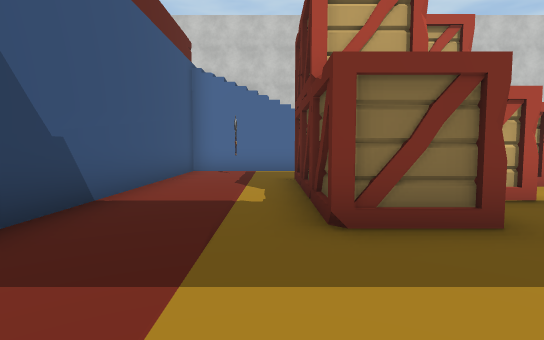
view 1 (above)

24 first-person views from a walk through a 3-D level made in the Unity game engine. The camera is 1.5 m above the floor, tilts 4° down and sees 80° across. The floor is counted in squares, 2 m on a side. Each view is taken from the middle of a square. On the plan, view 1 faces up. The plan holds only what a view shows up to about 11 squares ahead; the rest is blank. The place goes on beyond the plan. Some surface patterns are stand-ins.

view 2
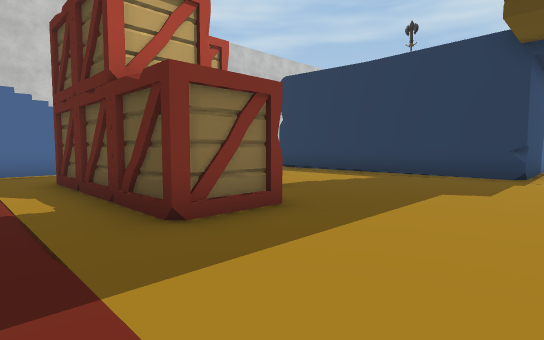

view 3
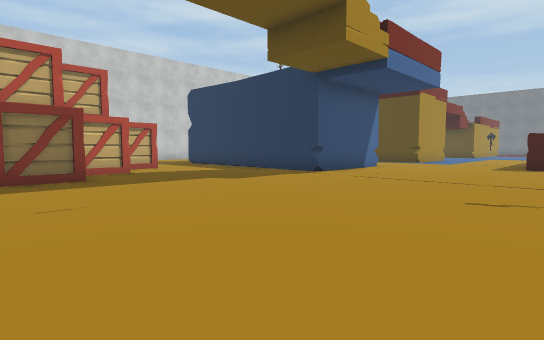

view 4
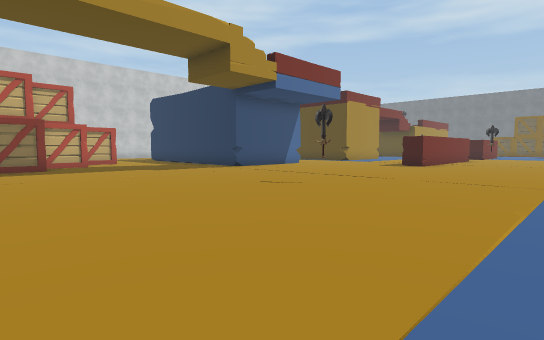

view 5
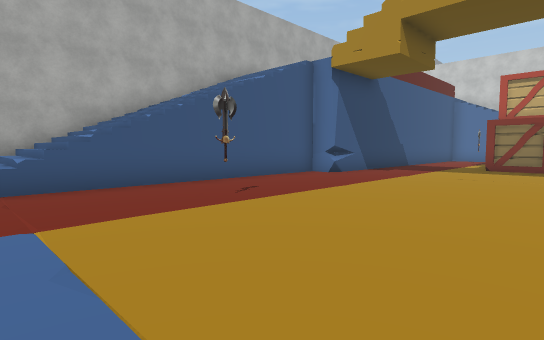

view 6
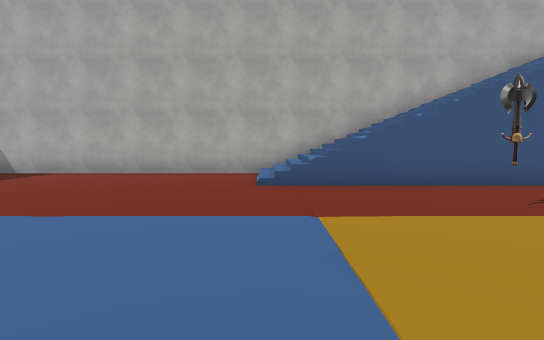

view 7
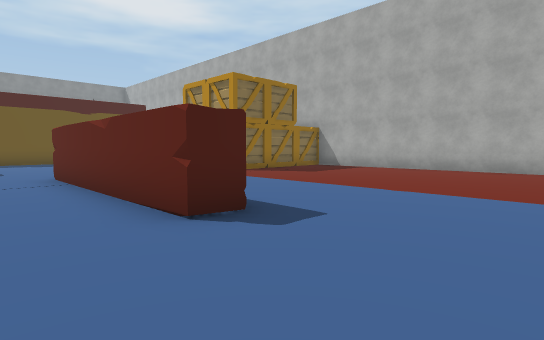

view 8
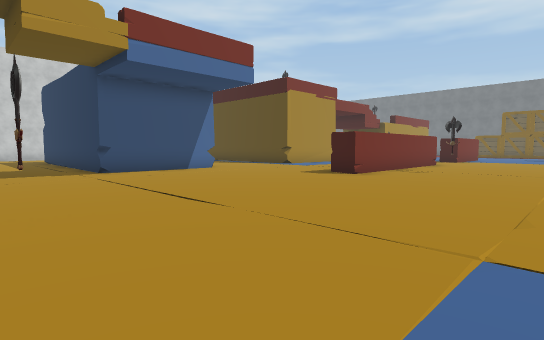

view 9
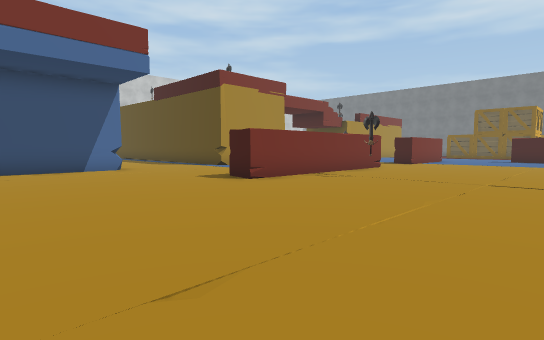

view 10
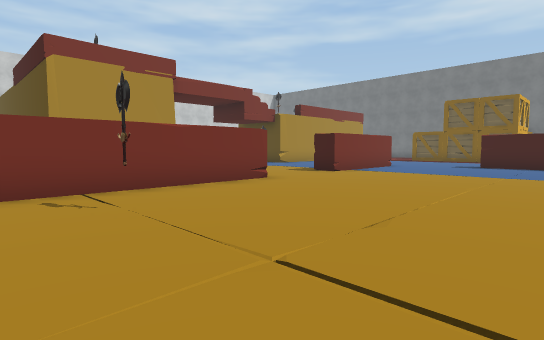

view 11
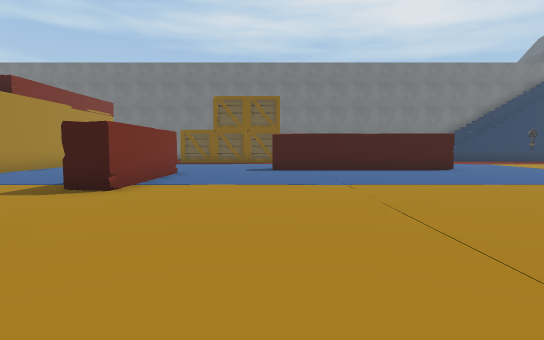

view 12
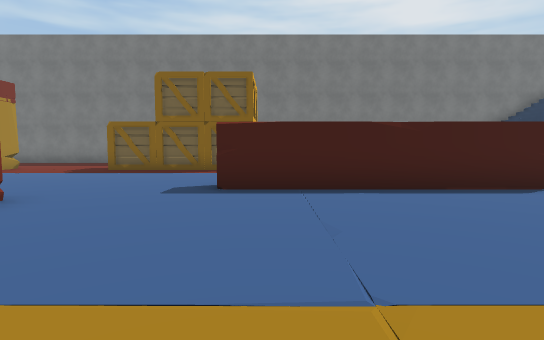

view 13
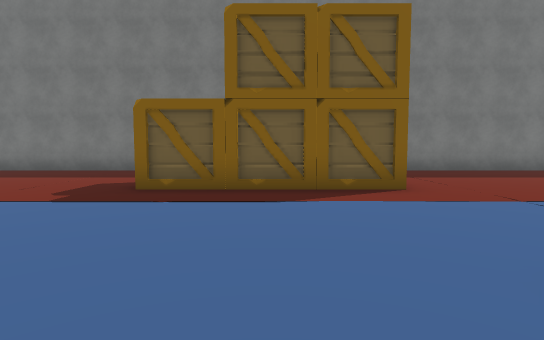

view 14
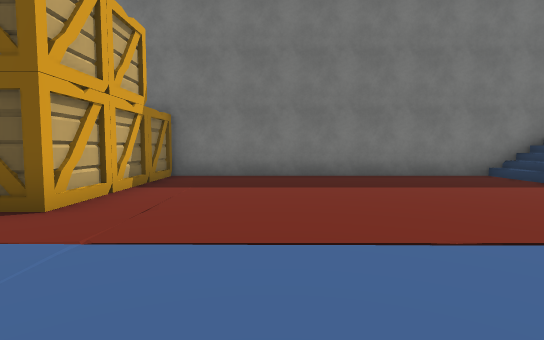

view 15
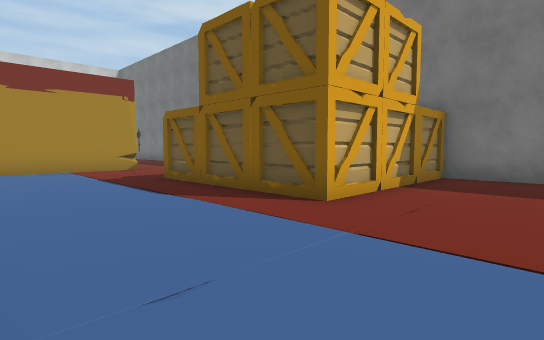

view 16
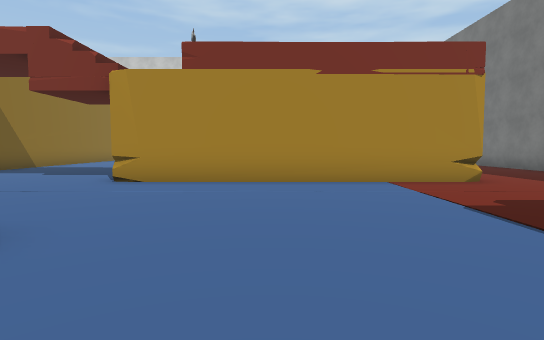

view 17
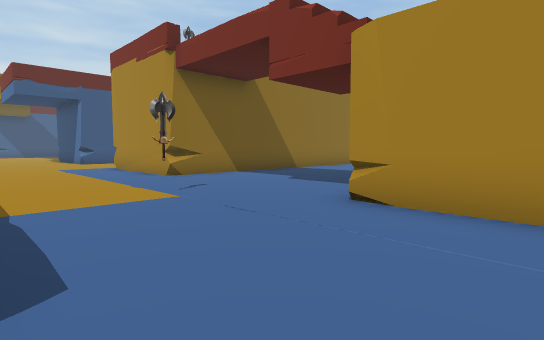

view 18
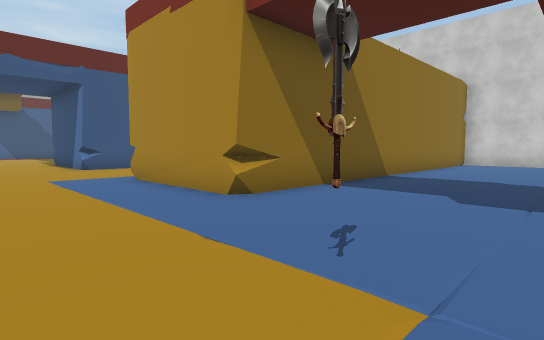

view 19
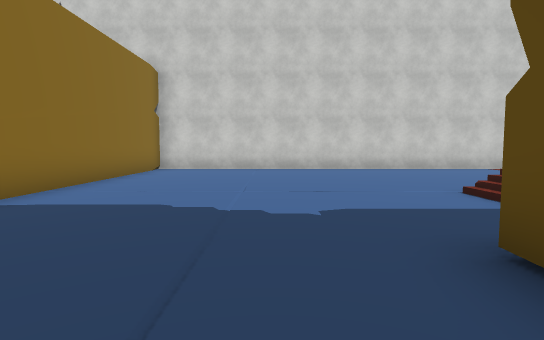

view 20
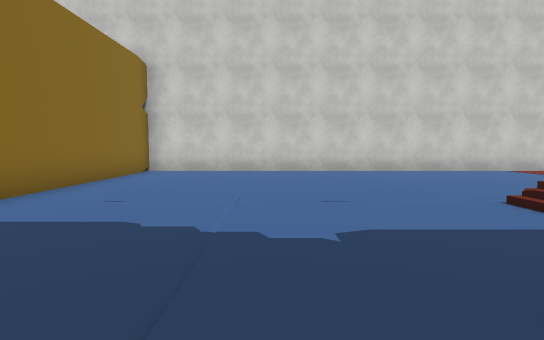

view 21
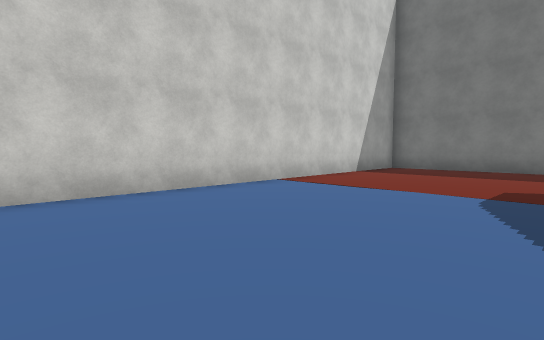

view 22
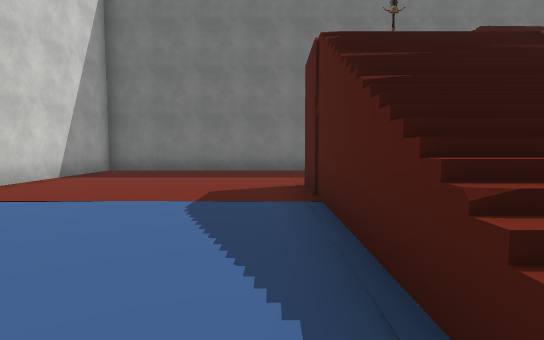

view 23
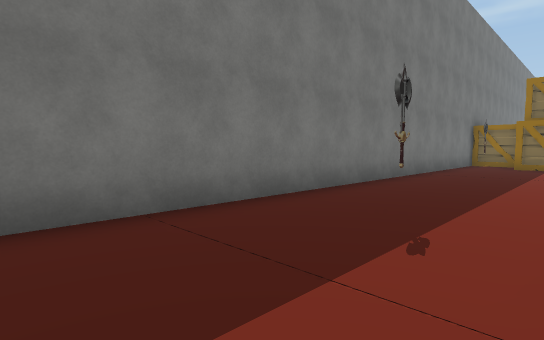

view 24
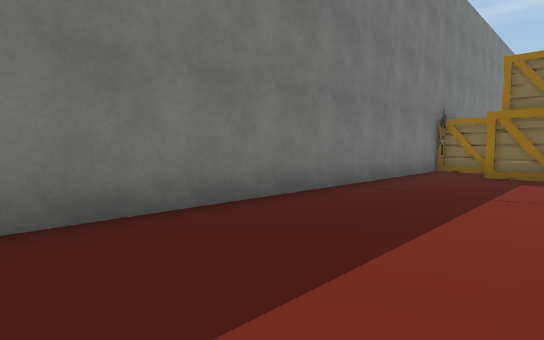

### Floor plan
Key: @ floor where view 1 was taken; # wall or solid block; x gap in a wall; . main floor; : floor 4.75 m higher than the main floor; / step, stairs or slope; = window, fence, low wall or low ledge; ^ raised ledge; C crate; O other object.
Columns run from 7 left of view 1 to 38 right of it. Each row starts with its distance up from view 1.
 14        ##                  ###################
 13                            #.................#
 12                            #.................#
 11                            #.................#
 10     ^....                  #.................#
  9     ^.#..                  #.................#
  8     ^....                  #.................#
  7     ^...#C  C .#           #....../////::....#
  6     ^...#  CC..#           #....../ ///# .#..#
  5     ^...CC#....#           #......   /// ....#
  4     ^...C .....#           #.....:      O....#
  3     ^...##.....#           #.....       O....#
  2       .........##  #..     #.....       O....#
  1       ..........####....####.....:x=====#....#
  0      ..@......................#..............#
 -1 #  //........................................#
 -2 #///.........................................#
 -3 #/  ..................      ............C .#.
 -4 #///.................######...####......# C..
 -5 #///........#...........................#   .#
 -6 #///..#...............#.................C C###
 -7 #///....................................C#C#C#
 -8 #///...............................#.........#
 -9 #///...............................#.........#
-10 #............  ....................#.........#
-11 #............               .......# ........#
-12 #.........#..                 .....#  .......#
-13 #.........#..                  ....#   ......#
-14 #........ #..                   ....    .....#
-15 #.......  #..                    ...      ...#
-16 #.. ...   #.                               //#

Where each view was taken, in squares from view 1:
view 1: 0 up, 0 right, facing up
view 2: 0 up, 1 left, facing up-right
view 3: 5 down, 0 right, facing up-right
view 4: 9 down, 0 right, facing up-right
view 5: 9 down, 3 right, facing up-left
view 6: 9 down, 3 right, facing left
view 7: 9 down, 5 right, facing down-left
view 8: 9 down, 5 right, facing up-right
view 9: 10 down, 8 right, facing up-right
view 10: 10 down, 14 right, facing up-right
view 11: 7 down, 17 right, facing right
view 12: 8 down, 22 right, facing right
view 13: 5 down, 27 right, facing right
view 14: 10 down, 29 right, facing right
view 15: 10 down, 29 right, facing up-right
view 16: 6 down, 29 right, facing up
view 17: 3 down, 28 right, facing up-left
view 18: 2 down, 24 right, facing up-left
view 19: 2 up, 24 right, facing up
view 20: 3 up, 24 right, facing up
view 21: 8 up, 26 right, facing up-right
view 22: 8 up, 27 right, facing right
view 23: 9 up, 34 right, facing down-right
view 24: 5 up, 34 right, facing down-right
